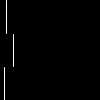
Frame 1 (no input)
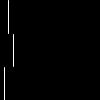
Frame 60 (the mouse pressed at the canvas centre just before this capture)
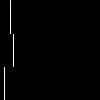
Frame 120 (the mouse held since frame 60 and released just before this capture)

The Processing sketch that drew these frames (run headless with seeded random() and noise(); from frame 60 on, the mouse is pressed at the canvas centre):

// Processing sketch: clockAbstract
// ── clockAbstract.pde
void setup(){
  size(100, 100);
  stroke(255);
}
void draw(){
  background(0);
  float s = map(second(), 0, 60, 0, 100);
  float m = map(minute(), 0, 60, 0, 100);
  float h = map(hour(), 0, 24, 0, 100);
  line(s, 0, s, 33);
  line(m, 34, m, 66);
  line(h, 67, h, 100);
}
